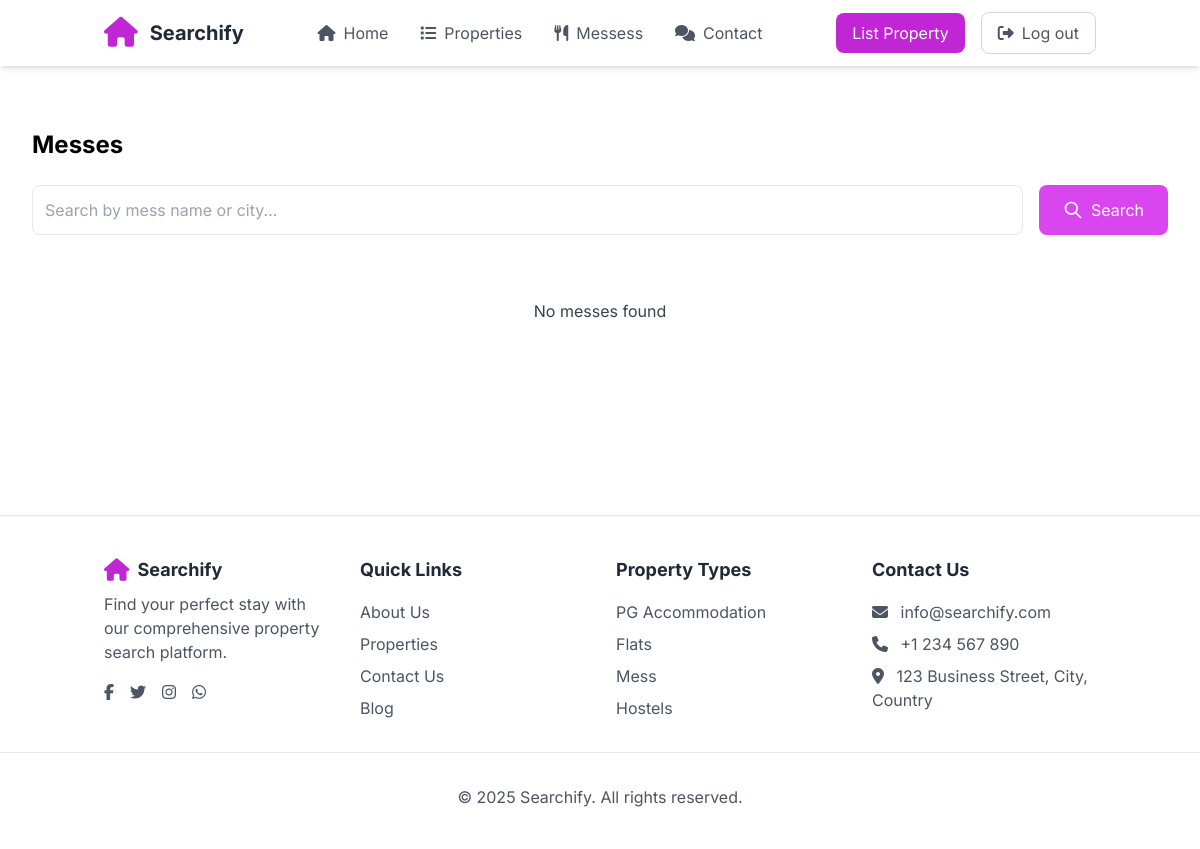
The app's page /mess/all/ (signed in), older data.
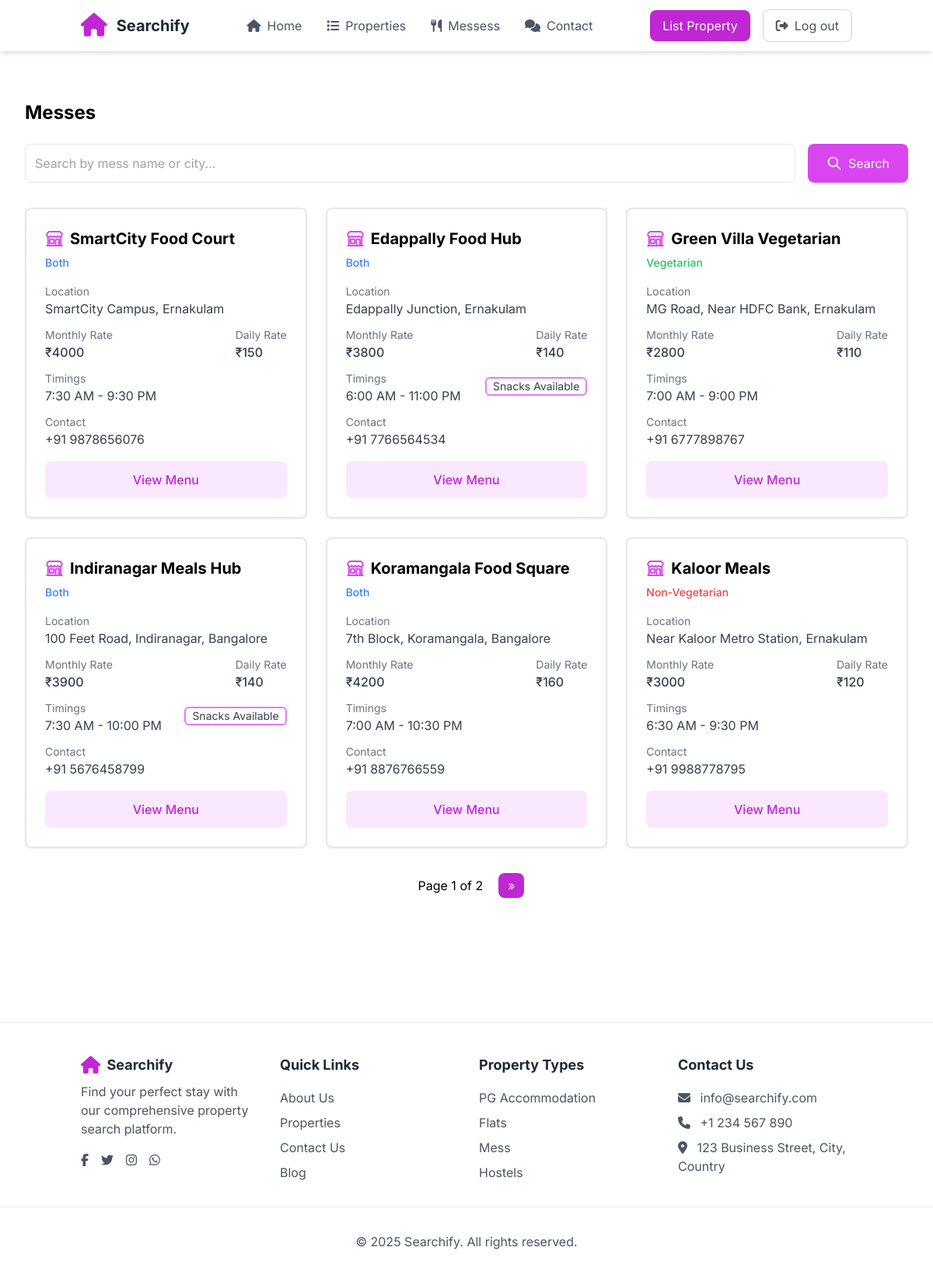
The same page, newer data.
### properties/models.py (models this page shows, shortened)
class Mess(models.Model):
    MEAL_TYPES = [
        ('VEG', 'Vegetarian'),
        ('NON_VEG', 'Non-Vegetarian'),
        ('BOTH', 'Both')
    ]
    name = models.CharField(max_length=200)
    description = models.TextField()
    address = models.TextField()
    city = models.CharField(max_length=100)
    monthly_rate = models.DecimalField(max_digits=10, decimal_places=2)
    daily_rate = models.DecimalField(max_digits=10, decimal_places=2, null=True)
    contact_number = models.CharField(max_length=15, null=True)
    meal_type = models.CharField(max_length=10, choices=MEAL_TYPES)
    is_snacks_available = models.BooleanField(default=False)
    opening_time = models.TimeField()
    closing_time = models.TimeField()
    available = models.BooleanField(default=True)
    latitude = models.CharField(max_length=100, null=True, blank=True)
    longitude = models.CharField(max_length=100, null=True, blank=True)
    created_at = models.DateTimeField(auto_now_add=True)
    updated_at = models.DateTimeField(auto_now=True)
    class Meta:
        verbose_name_plural = "Messes"

### properties/views.py (the view, shortened to what this page needs)
# urls.py: path('mess/all/', views.MessListView.as_view(), name='mess-list'),
class MessListView(LoginRequiredMixin, View):
    template_name = 'mess_list.html'
    items_per_page = 6
    def get(self, request, *args, **kwargs):
        search_query = request.GET.get('search', '')
        messes = Mess.objects.all()
        if search_query:
            search_filter = Q(name__icontains=search_query) | \
                          Q(address__icontains=search_query) | \
                          Q(city__icontains=search_query)
            messes = messes.filter(search_filter)
        messes = messes.order_by('-created_at')
        paginator = Paginator(messes, self.items_per_page)
        page = request.GET.get('page', 1)
        mess_list = paginator.get_page(page)
        context = {
            'messes': mess_list,
            'search_query': search_query
        }
        return render(request, self.template_name, context)

### properties/templates/mess_list.html (shortened to what this page needs)
{% extends 'base.html' %}
{% block main_block %}
<div class="max-w-7xl mx-auto px-4 sm:px-6 lg:px-8 py-16">
    <h1 class="text-2xl font-bold mb-6">Messes</h1>
    <div class="flex gap-4 mb-8">
        <form method="get" class="flex flex-col sm:flex-row w-full gap-4">
            <input
                type="text"
                name="search"
                value="{{ search_query }}"
                placeholder="Search by mess name or city..."
                class="w-full p-3 rounded-lg border border-gray-200 focus:outline-none focus:ring-2 focus:ring-fuchsia-400"
            >
            <button type="submit" class="w-full sm:w-auto bg-fuchsia-500 text-white px-6 py-3 rounded-lg hover:bg-fuchsia-600 transition-colors flex items-center justify-center gap-2">
                <svg class="w-5 h-5" fill="none" stroke="currentColor" viewBox="0 0 24 24">
                    <path stroke-linecap="round" stroke-linejoin="round" stroke-width="2" d="M21 21l-6-6m2-5a7 7 0 11-14 0 7 7 0 0114 0z"/>
                </svg>
                Search
            </button>
        </form>
    </div>
    <div class="grid grid-cols-1 md:grid-cols-2 lg:grid-cols-3 gap-6">
        {% for mess in messes %}
        <div class="bg-white rounded-lg shadow-sm border border-2 hover:shadow-lg p-6 space-y-4">
            <div class="flex items-center gap-2 mb-1">
                <h2 class="text-xl font-bold">{{ mess.name }}</h2>
            </div>
            <span class="{% if mess.meal_type == 'VEG' %}text-green-500{% elif mess.meal_type == 'NON_VEG' %}text-red-500{% else %}text-blue-500{% endif %} text-sm font-medium">
                {{ mess.get_meal_type_display }}
            </span>
            <div class="space-y-3">
                <div>
                    <p class="text-gray-500 text-sm">Location</p>
                    <p class="text-gray-700">{{ mess.address }}, {{ mess.city }}</p>
                </div>
                <div class="flex justify-between">
                    <div>
                        <p class="text-gray-500 text-sm">Monthly Rate</p>
                        <p class="text-gray-700 font-medium">₹{{ mess.monthly_rate|floatformat:0 }}</p>
                    </div>
                    <div>
                        <p class="text-gray-500 text-sm">Daily Rate</p>
                        <p class="text-gray-700 font-medium">₹{{ mess.daily_rate|floatformat:0 }}</p>
                    </div>
                </div>
                <div class="flex justify-between">
                    <div>
                        <p class="text-gray-500 text-sm">Timings</p>
                        <p class="text-gray-700">{{ mess.opening_time|time:"g:i A" }} - {{ mess.closing_time|time:"g:i A" }}</p>
                    </div>
                    {% if mess.is_snacks_available %}
                    <div class="py-2">
                        <p class="text-gray-700 rounded-md border-2 border-fuchsia-400 text-sm px-2">Snacks Available</p>
                    </div>
                    {% endif %}
                </div>
                <div>
                    <p class="text-gray-500 text-sm">Contact</p>
                    <p class="text-gray-700">+91 {{ mess.contact_number }}</p>
                </div>
            </div>
            <a href="{% url 'mess-menu-detail' mess.id %}" class="block w-full bg-fuchsia-100 text-fuchsia-600 font-medium py-3 rounded-lg hover:bg-fuchsia-200 transition-colors mt-4 text-center">
                View Menu
            </a>
        </div>
        {% empty %}
        <div class="col-span-full text-center py-8">
            <p class="text-gray-700">No messes found{% if search_query %} for "{{ search_query }}"{% endif %}</p>
        </div>
        {% endfor %}
    </div>
    {% if messes.has_other_pages %}
    <div class="flex justify-center space-x-2 mt-8">
        <span class="px-3 py-1">Page {{ messes.number }} of {{ messes.paginator.num_pages }}</span>
        {% if messes.has_next %}
        <a href="?page={{ messes.next_page_number }}{% if search_query %}&search={{ search_query }}{% endif %}"
           class="px-3 py-1 bg-fuchsia-600 text-white rounded-lg">&raquo;</a>
        {% endif %}
    </div>
    {% endif %}
</div>
{% endblock %}

### templates/base.html (shortened to what this page needs)
<!DOCTYPE html>
<html lang="en">
<head>
    <link rel="stylesheet" href="https://cdnjs.cloudflare.com/ajax/libs/font-awesome/6.7.2/css/all.min.css" />
    <script src="https://cdn.tailwindcss.com"></script>
    <script src="https://unpkg.com/tailwindcss-jit-cdn"></script>
    <link rel="stylesheet" href="https://unpkg.com/leaflet@1.9.4/dist/leaflet.css" />
</head>
<body>
    <nav class="fixed top-0 left-0 w-full bg-white shadow-md z-50">
        <div class="container mx-auto px-4 py-3 flex justify-between items-center">
        <div class="flex items-center space-x-2">
            <span class="text-fuchsia-600 text-2xl">
            <i class="fas fa-home fa-lg mr-1"></i>
            </span>
            <a href="{% url 'index' %}">
                <span class="text-xl font-bold text-gray-800">Searchify</span>
            </a>
        </div>
        <div class="hidden md:flex items-center space-x-8">
            <a href="{% url 'index' %}" class="text-gray-600 hover:text-fuchsia-600 flex items-center">
            <i class="fas fa-home mr-2"></i>
            Home
            </a>
            <a href="{% url 'property-list' %}" class="text-gray-600 hover:text-fuchsia-600 flex items-center">
            <i class="fas fa-list mr-2"></i>
            Properties
            </a>
            <a href="{% url 'mess-list' %}" class="text-gray-600 hover:text-fuchsia-600 flex items-center">
            <i class="fas fa-utensils mr-2"></i>
            Messess
            </a>
            <a href="#" class="text-gray-600 hover:text-fuchsia-600 flex items-center">
            <i class="fas fa-comments mr-2"></i>
            Contact
            </a>
        </div>
        <div class="hidden md:flex items-center space-x-4">
            <a href="{% url 'property-list' %}" class="bg-fuchsia-600 hover:bg-fuchsia-700 text-white px-4 py-2 rounded-lg">
                List Property
            </a>
            {% if not user.is_authenticated %}
            <a href="{% url 'signin' %}" class="flex items-center text-gray-600 hover:text-fuchsia-600 border border-gray-300 px-4 py-2 rounded-lg">
                <i class="fas fa-user mr-2"></i>
                Sign In
            </a>
            {% else %}
            <a href="{% url 'signout' %}" class="flex items-center text-gray-600 hover:text-fuchsia-600 border border-gray-300 px-4 py-2 rounded-lg">
                <i class="fas fa-sign-out-alt mr-2"></i>
                Log out
            </a>
            {% endif %}
        </div>
        </div>
    </nav>
    <div class="content">
        {% block main_block %}
        {% endblock %}
    </div>
    <footer class="bg-white py-10 border-t mt-24">
        <div class="container mx-auto px-4 grid grid-cols-1 md:grid-cols-4 gap-8">
        <div>
            <h3 class="font-bold text-gray-800 text-lg"><i class="fas fa-home fa-lg mr-1 text-fuchsia-600"></i> Searchify</h3>
            <p class="text-gray-600 mt-2">Find your perfect stay with our comprehensive property search platform.</p>
            <div class="flex space-x-4 mt-4">
            <a href="#" class="text-gray-600 hover:text-fuchsia-600">
                <i class="fab fa-facebook-f"></i>
            </a>
            <a href="#" class="text-gray-600 hover:text-fuchsia-600">
                <i class="fab fa-twitter"></i>
            </a>
            <a href="#" class="text-gray-600 hover:text-fuchsia-600">
                <i class="fab fa-instagram"></i>
            </a>
            <a href="#" class="text-gray-600 hover:text-fuchsia-600">
                <i class="fab fa-whatsapp"></i>
            </a>
            </div>
        </div>
        <div>
            <h3 class="font-bold text-gray-800 text-lg">Quick Links</h3>
            <ul class="mt-4 space-y-2">
            <li><a href="#" class="text-gray-600 hover:text-fuchsia-600">About Us</a></li>
            <li><a href="#" class="text-gray-600 hover:text-fuchsia-600">Properties</a></li>
            <li><a href="#" class="text-gray-600 hover:text-fuchsia-600">Contact Us</a></li>
            <li><a href="#" class="text-gray-600 hover:text-fuchsia-600">Blog</a></li>
            </ul>
        </div>
        <div>
            <h3 class="font-bold text-gray-800 text-lg">Property Types</h3>
            <ul class="mt-4 space-y-2">
            <li><a href="#" class="text-gray-600 hover:text-fuchsia-600">PG Accommodation</a></li>
            <li><a href="#" class="text-gray-600 hover:text-fuchsia-600">Flats</a></li>
            <li><a href="#" class="text-gray-600 hover:text-fuchsia-600">Mess</a></li>
            <li><a href="#" class="text-gray-600 hover:text-fuchsia-600">Hostels</a></li>
            </ul>
        </div>
        <div>
            <h3 class="font-bold text-gray-800 text-lg">Contact Us</h3>
            <ul class="mt-4 space-y-2">
            <li class="text-gray-600"><span class="font-medium"><i class="fas fa-envelope mr-2"></i></span> info@searchify.com</li>
            <li class="text-gray-600"><span class="font-medium"><i class="fas fa-phone mr-2"></i></span> +1 234 567 890</li>
            <li class="text-gray-600"><span class="font-medium"><i class="fas fa-map-marker-alt mr-2"></i></span> 123 Business Street, City, Country</li>
            </ul>
        </div>
        </div>
        <div class="text-center text-gray-600 pt-8 mt-8 border-t">
        © 2025 Searchify. All rights reserved.
        </div>
    </footer>
</body>
</html>

### templates/base.html (style rules this page uses)
body { font-family: 'Inter', sans-serif; }
.content { margin-top: 65px; }

Row changes from the older to the newer data that the page shows:
added Mess: name "SmartCity Food Court", meal_type "Both", address "SmartCity Campus", city "Ernakulam", monthly_rate "4000", daily_rate "150", opening_time "7:30 AM", closing_time "9:30 PM", contact_number "9878656076"
added Mess: name "Edappally Food Hub", meal_type "Both", address "Edappally Junction", city "Ernakulam", monthly_rate "3800", daily_rate "140", opening_time "6:00 AM", closing_time "11:00 PM", is_snacks_available "Snacks Available", contact_number "7766564534"
added Mess: name "Green Villa Vegetarian", meal_type "Vegetarian", address "MG Road, Near HDFC Bank", city "Ernakulam", monthly_rate "2800", daily_rate "110", opening_time "7:00 AM", closing_time "9:00 PM", contact_number "6777898767"
added Mess: name "Indiranagar Meals Hub", meal_type "Both", address "100 Feet Road, Indiranagar", city "Bangalore", monthly_rate "3900", daily_rate "140", opening_time "7:30 AM", closing_time "10:00 PM", is_snacks_available "Snacks Available", contact_number "5676458799"
added Mess: name "Koramangala Food Square", meal_type "Both", address "7th Block, Koramangala", city "Bangalore", monthly_rate "4200", daily_rate "160", opening_time "7:00 AM", closing_time "10:30 PM", contact_number "8876766559"
added Mess: name "Kaloor Meals", meal_type "Non-Vegetarian", address "Near Kaloor Metro Station", city "Ernakulam", monthly_rate "3000", daily_rate "120", opening_time "6:30 AM", closing_time "9:30 PM", contact_number "9988778795"
Text that changed along with them:
{{ messes.number }}: (not shown) → "1"
{{ messes.paginator.num_pages }}: (not shown) → "2"
text no longer shown: "No messes found"
text now shown: "Page of »"
